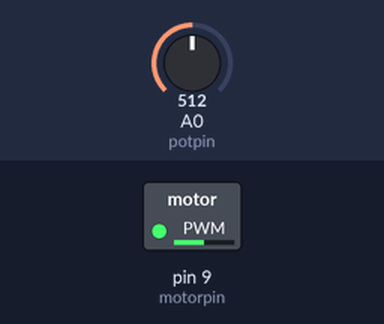
A sketch run on a simulated Arduino Uno, built with avr-gcc and run on an emulated ATmega328P. On the bench: switched loads named in the sketch (green lamp = pin HIGH). The inputs (shaded band) are chosen by the test bench; at power-on: A0 (potpin) = 512.

Above: at 1.2 s.
1.3 s: A0 (potpin) set to 716
At 1.6 s:
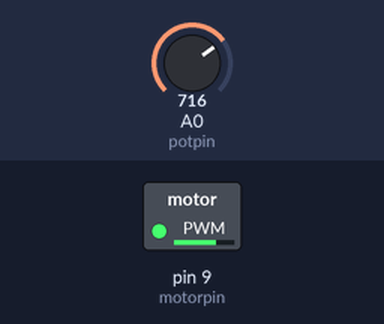
2.8 s: A0 (potpin) set to 900
At 3.9 s:
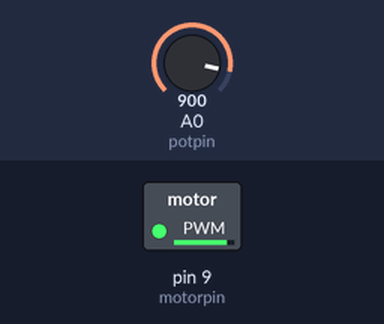
4.3 s: A0 (potpin) set to 122
At 5.1 s:
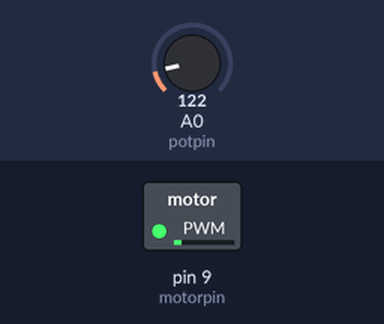
5.8 s: A0 (potpin) set to 0
At 6.2 s:
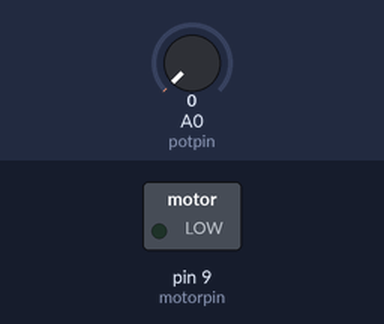
7.3 s: A0 (potpin) set to 511
At 8.6 s:
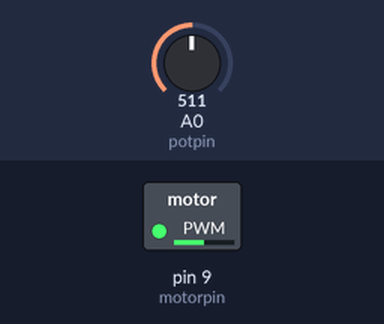
Timing chart, 0 to 9.8 s (numbered marks = the images above; inputs shaded):
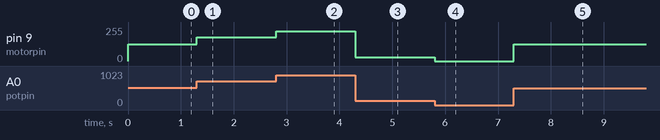

Measured:
- after the input at 1.3 s, pin 9 (motorpin): 127/255 → 178/255 at once
- after the input at 2.8 s, pin 9 (motorpin): 178/255 → 224/255 at once
- after the input at 4.3 s, pin 9 (motorpin): 224/255 → 30/255 at once
- after the input at 5.8 s, pin 9 (motorpin): 30/255 → 0/255 at once
- after the input at 7.3 s, pin 9 (motorpin): 0/255 → 127/255 at once

The sketch:

Motor_Controller_type_shit.ino
```cpp
// variables
const int motorpin=9;
const int potpin=A0;
int pot;
int speed;

void setup() {
  // put your setup code here, to run once:

}

void loop() {
  // put your main code here, to run repeatedly:
 // read potentiometer (0-1023)
  pot = analogRead (potpin);
  // convert to 0-255
  speed = map(pot,0,1023,0,255);
  // set motor speed
  analogWrite (motorpin,speed);
}
```
